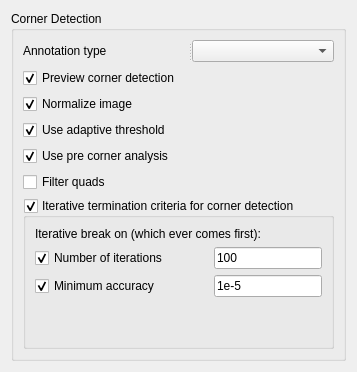
                 <widget class="QWidget" name="tab">
                  <attribute name="title">
                   <string>Corner Detection</string>
                  </attribute>
                  <layout class="QGridLayout" name="gridLayout_6">
                   <item row="0" column="0">
                    <widget class="QGroupBox" name="groupBoxDetectCorners">
                     <property name="sizePolicy">
                      <sizepolicy hsizetype="Preferred" vsizetype="Expanding">
                       <horstretch>0</horstretch>
                       <verstretch>0</verstretch>
                      </sizepolicy>
                     </property>
                     <property name="title">
                      <string>Corner Detection</string>
                     </property>
                     <layout class="QGridLayout" name="gridLayout_4">
                      <item row="0" column="0">
                       <widget class="QSplitter" name="splitter">
                        <property name="orientation">
                         <enum>Qt::Horizontal</enum>
                        </property>
                        <widget class="QLabel" name="label_38">
                         <property name="text">
                          <string>Annotation type</string>
                         </property>
                        </widget>
                        <widget class="QComboBox" name="_annotationType_Combo_3"/>
                       </widget>
                      </item>
                      <item row="1" column="0">
                       <widget class="QCheckBox" name="_previewCorner_CB_2">
                        <property name="text">
                         <string>Preview corner detection</string>
                        </property>
                        <property name="checked">
                         <bool>true</bool>
                        </property>
                       </widget>
                      </item>
                      <item row="2" column="0">
                       <widget class="QCheckBox" name="_normalizeImg_CB_2">
                        <property name="text">
                         <string>Normalize image</string>
                        </property>
                        <property name="checked">
                         <bool>true</bool>
                        </property>
                       </widget>
                      </item>
                      <item row="3" column="0">
                       <widget class="QCheckBox" name="_adaptiveThres_CB_2">
                        <property name="text">
                         <string>Use adaptive threshold</string>
                        </property>
                        <property name="checked">
                         <bool>true</bool>
                        </property>
                       </widget>
                      </item>
                      <item row="4" column="0">
                       <widget class="QCheckBox" name="_preCornerAnalysis_CB_2">
                        <property name="text">
                         <string>Use pre corner analysis</string>
                        </property>
                        <property name="checked">
                         <bool>true</bool>
                        </property>
                       </widget>
                      </item>
                      <item row="5" column="0">
                       <widget class="QCheckBox" name="_filterQuads_CB_2">
                        <property name="text">
                         <string>Filter quads</string>
                        </property>
                       </widget>
                      </item>
                      <item row="6" column="0">
                       <widget class="QGroupBox" name="_itc_IterativeTreminationFlags_Corner_BOX_2">
                        <property name="title">
                         <string>Iterative termination criteria for corner detection</string>
                        </property>
                        <property name="checkable">
                         <bool>true</bool>
                        </property>
                        <layout class="QVBoxLayout" name="verticalLayout_17">
                         <item>
                          <widget class="QLabel" name="label_39">
                           <property name="text">
                            <string>Iterative break on (which ever comes first):</string>
                           </property>
                          </widget>
                         </item>
                         <item>
                          <layout class="QHBoxLayout" name="horizontalLayout_61">
                           <item>
                            <widget class="QCheckBox" name="_itc_iterations_Corner_checkBox_3">
                             <property name="text">
                              <string>Number of iterations</string>
                             </property>
                             <property name="checked">
                              <bool>true</bool>
                             </property>
                            </widget>
                           </item>
                           <item>
                            <spacer name="horizontalSpacer_12">
                             <property name="orientation">
                              <enum>Qt::Horizontal</enum>
                             </property>
                             <property name="sizeHint" stdset="0">
                              <size>
                               <width>40</width>
                               <height>20</height>
                              </size>
                             </property>
                            </spacer>
                           </item>
                           <item>
                            <widget class="QLineEdit" name="_itc_max_Iter_Corner_LineEdit_2">
                             <property name="text">
                              <string>100</string>
                             </property>
                            </widget>
                           </item>
                          </layout>
                         </item>
                         <item>
                          <layout class="QHBoxLayout" name="horizontalLayout_62">
                           <item>
                            <widget class="QCheckBox" name="_itc_epsilon_Corner_checkBox_4">
                             <property name="text">
                              <string>Minimum accuracy</string>
                             </property>
                             <property name="checked">
                              <bool>true</bool>
                             </property>
                            </widget>
                           </item>
                           <item>
                            <spacer name="horizontalSpacer_13">
                             <property name="orientation">
                              <enum>Qt::Horizontal</enum>
                             </property>
                             <property name="sizeHint" stdset="0">
                              <size>
                               <width>40</width>
                               <height>20</height>
                              </size>
                             </property>
                            </spacer>
                           </item>
                           <item>
                            <widget class="QLineEdit" name="_itc_epsilon_Corner_LineEdit_3">
                             <property name="text">
                              <string>1e-5</string>
                             </property>
                            </widget>
                           </item>
                          </layout>
                         </item>
                         <item>
                          <spacer name="verticalSpacer_6">
                           <property name="orientation">
                            <enum>Qt::Vertical</enum>
                           </property>
                           <property name="sizeHint" stdset="0">
                            <size>
                             <width>20</width>
                             <height>40</height>
                            </size>
                           </property>
                          </spacer>
                         </item>
                        </layout>
                       </widget>
                      </item>
                     </layout>
                    </widget>
                   </item>
                  </layout>
                 </widget>
